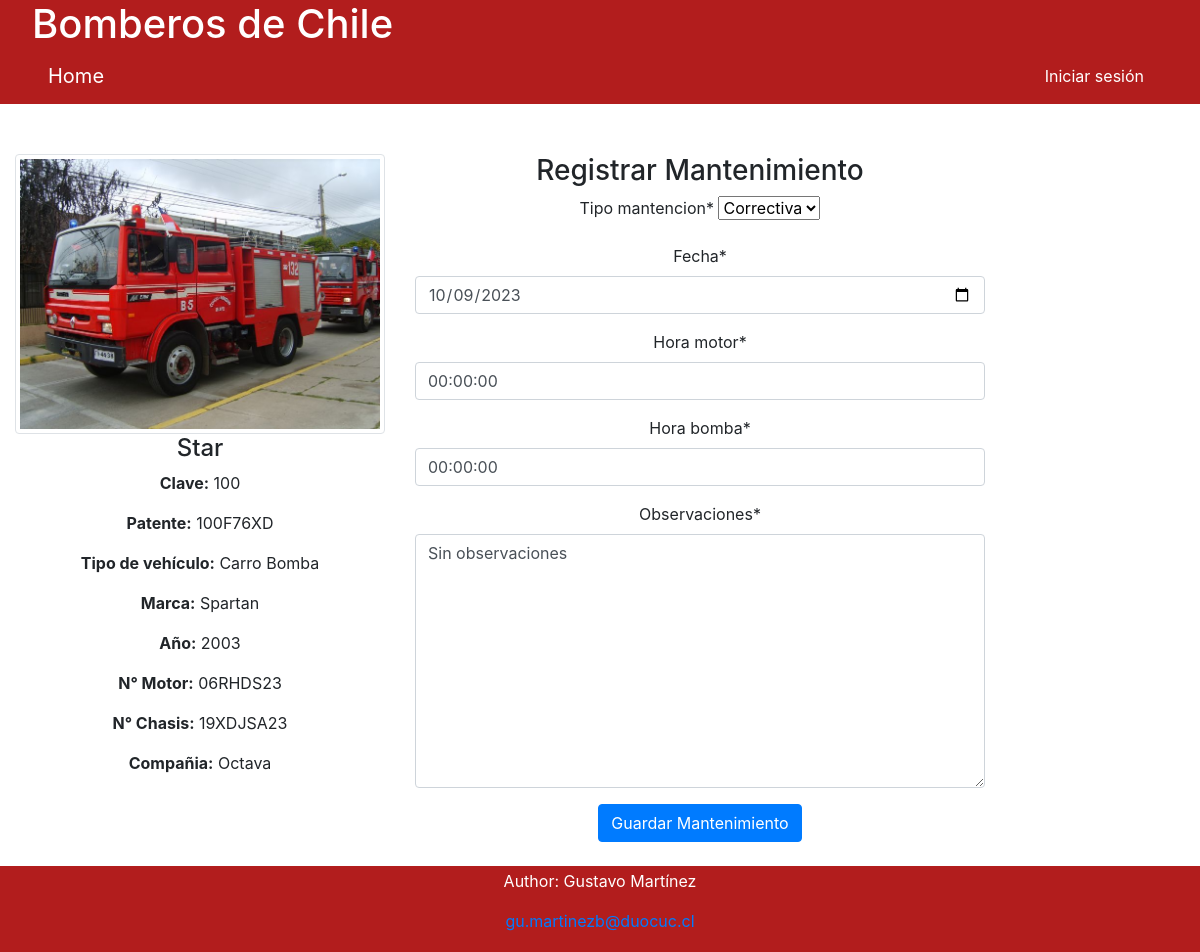
Page /detail_vehiculo/2 on the committed database.
### app_bomberos/models.py (models this page shows, shortened)
class AutoBombero(models.Model):
    clave = models.CharField(max_length=20,default="Desconocido")
    patente = models.CharField(max_length=20,default="Desconocido")
    tipo_vehiculo = models.CharField(max_length=50, default="Desconocido")
    marca = models.CharField(max_length=50, default="Desconocido")
    modelo = models.CharField(max_length=50)
    año = models.IntegerField(validators=[MinValueValidator(1900)], default=1900)
    nro_motor = models.CharField(max_length=100, default="Sin especificar")
    nro_chasis = models.CharField(max_length=150, default="Sin especificar")
    compañia = models.ForeignKey(Compañia, on_delete=models.SET_NULL, null=True)
    imagen = models.ImageField(upload_to="imgprod", null=True)

class Compañia(models.Model):
    nombre_compañia = models.CharField(max_length=100)
    direccion = models.CharField(max_length=200)
    def __str__(self):
        return self.nombre_compañia

### app_bomberos/views.py (the view, shortened to what this page needs)
# urls.py: path('detail_vehiculo/<int:id>',views.detail_vehiculo,name="detail_vehiculo"),
def detail_vehiculo(request, id):
    v = get_object_or_404(AutoBombero, pk=id)
    form_mantencion = frmMantencionVehiculo(initial={'id_autobombero': v.id})
    user_role = request.session.get('user_role', None)
    contexto = {
        "v": v,
        "form_mantencion": form_mantencion,
        "user_role": user_role,
    }
    return render(request, "app_bomberos/detail_vehiculo.html", contexto)

### app_bomberos/templates/app_bomberos/detail_vehiculo.html (shortened to what this page needs)
{% extends 'app_bomberos/base.html' %}
{% load static %}
{% load crispy_forms_tags %}
{% block content %}
<div class="container-fluid">
    <div class="row">
        <div class="col-sm-4">
            <img class="img-thumbnail img-fluid" src="{{ v.imagen.url }}" alt="Vehículo">
            <h2>{{ v.modelo }}</h2>
            <p><strong>Clave:</strong> {{ v.clave }}</p>
            <p><strong>Patente:</strong> {{ v.patente }}</p>
            <p><strong>Tipo de vehículo:</strong> {{ v.tipo_vehiculo }}</p>
            <p><strong>Marca:</strong> {{ v.marca }}</p>
            <p><strong>Año:</strong> {{ v.año }}</p>
            <p><strong>N° Motor:</strong> {{ v.nro_motor }}</p>
            <p><strong>N° Chasis:</strong> {{ v.nro_chasis }}</p>
            <p><strong>Compañia:</strong> {{ v.compañia }}</p>
        </div>
<div class="col-sm-6">
    <h3>Registrar Mantenimiento</h3>
    <form method="post">
        {{ form_mantencion.tipo_mantencion|as_crispy_field }}
        <div id="campos_correctiva" style="display: none;">
            {{ form_mantencion.fecha_correctiva|as_crispy_field }}
            {{ form_mantencion.hora_motor_correctiva|as_crispy_field }}
            {{ form_mantencion.hora_bomba_correctiva|as_crispy_field }}
            {{ form_mantencion.observaciones_correctiva|as_crispy_field }}
        </div>
        <button type="submit" class="btn btn-primary">Guardar Mantenimiento</button>
    </form>
    <br>
</div>
</div>
</div>
{% endblock content %}

### app_bomberos/static/app_bomberos/css/estilo.css (style rules this page uses)
.contenido-principal h2 { font-size: 24px; }
.contenido-principal p { font-size: 16px; }

### rows in the picture
AutoBombero: imagen (picture), modelo "Star", clave "100", patente "100F76XD", tipo_vehiculo "Carro Bomba", marca "Spartan", año "2003", nro_motor "06RHDS23", nro_chasis "19XDJSA23", compañia "Octava"
